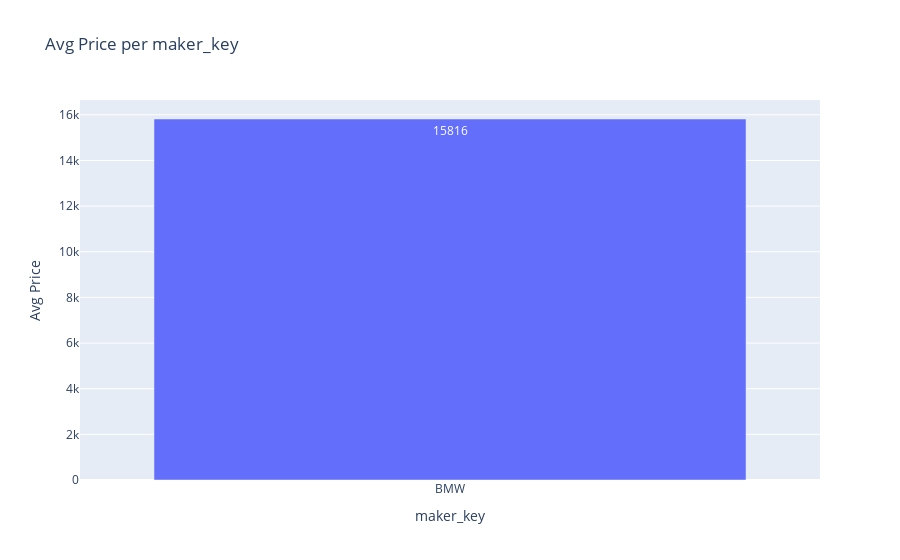
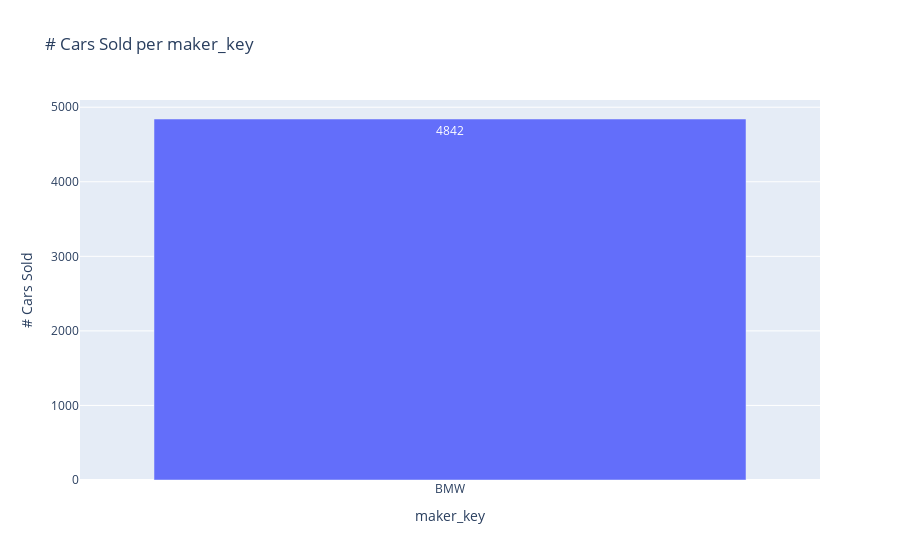
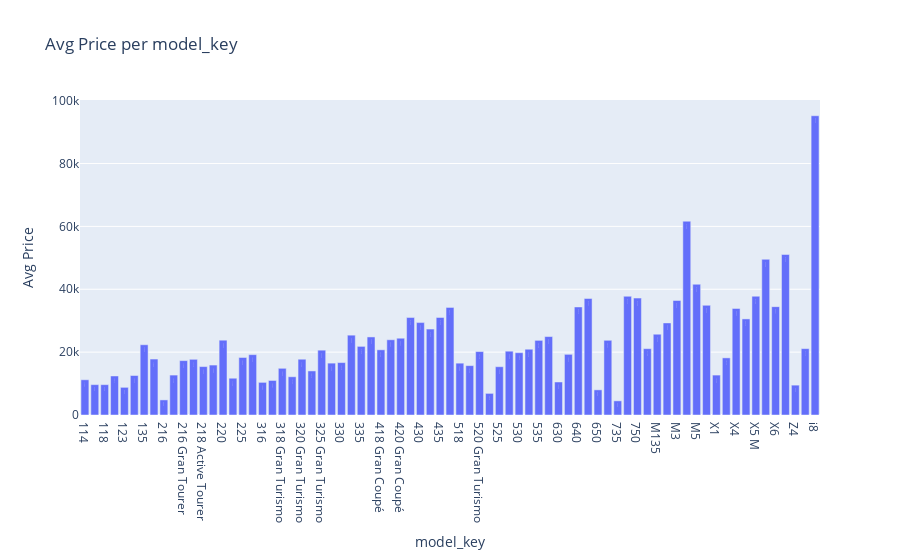
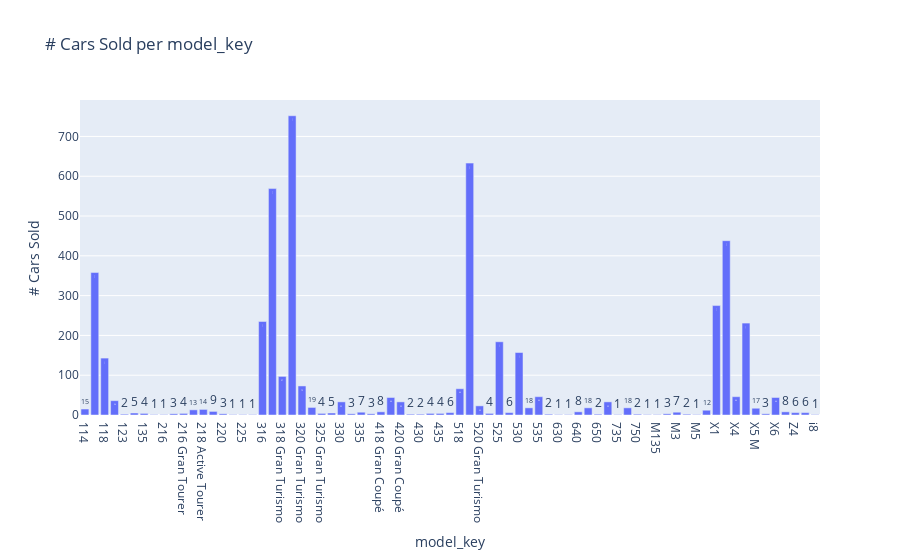

The code cell stored with these charts, in order, in its notebook:
### Markdown cell above
Plot aggregated data

### Code cell
def aggregate_data(dataset, column, aggregation):
    if aggregation == 'count':
        dataset_agg = dataset.groupby(dataset[column]).size().reset_index(name='count')
        dataset_agg = dataset_agg.sort_values(by = column)
    else:        
        dataset_agg = dataset.groupby(dataset[column]).agg({'price':aggregation}).reset_index()
        dataset_agg = dataset_agg.sort_values(by = column)
    return dataset_agg

def plot_data(df, x, y):
    if y == 'count':
        fig = px.bar(df, x=x, y='count', title=f'# Cars Sold per {x}')
        fig.update_traces(texttemplate='%{y}')
        fig.update_layout(
            xaxis_title=x,
            yaxis_title='# Cars Sold',
            hovermode='x'
        )
        fig.show()

    else:
        fig = px.bar(df, x=x, y='price', title=f'Avg Price per {x}')
        fig.update_traces(texttemplate='%{y:.0f}')
        fig.update_layout(
            xaxis_title=x,
            yaxis_title='Avg Price',
            hovermode='x'
        )
        fig.show()


dataset['registration_year'] = pd.to_datetime(dataset['registration_date']).dt.year
columns_to_analyze = ['maker_key', 'model_key', 'mileage_range', 'engine_power_range', 'registration_year', 'fuel', 'paint_color', 'car_type', ]
for column in columns_to_analyze:
    df_mean = aggregate_data(dataset, column, 'mean')
    plot_data(df_mean, column, 'price')

    df_count = aggregate_data(dataset, column, 'count')
    plot_data(df_count, column, 'count')

### Figure 1 — Plotly figure (JSON) as saved in the notebook; plotly's stock layout.template omitted (floating-point values rounded to 4 significant figures)
{"data": [{"alignmentgroup": "True", "hovertemplate": "maker_key=%{x}<br>price=%{y}<extra></extra>", "legendgroup": "", "marker": {"color": "#636efa", "pattern": {"shape": ""}}, "name": "", "offsetgroup": "", "orientation": "v", "showlegend": false, "textposition": "auto", "texttemplate": "%{y:.0f}", "type": "bar", "x": ["BMW"], "xaxis": "x", "y": [15820.0], "yaxis": "y"}], "layout": {"barmode": "relative", "hovermode": "x", "legend": {"tracegroupgap": 0}, "title": {"text": "Avg Price per maker_key"}, "xaxis": {"anchor": "y", "domain": [0, 1], "title": {"text": "maker_key"}}, "yaxis": {"anchor": "x", "domain": [0, 1], "title": {"text": "Avg Price"}}}}

### Figure 2 — Plotly figure (JSON) as saved in the notebook; plotly's stock layout.template omitted (floating-point values rounded to 4 significant figures)
{"data": [{"alignmentgroup": "True", "hovertemplate": "maker_key=%{x}<br>count=%{y}<extra></extra>", "legendgroup": "", "marker": {"color": "#636efa", "pattern": {"shape": ""}}, "name": "", "offsetgroup": "", "orientation": "v", "showlegend": false, "textposition": "auto", "texttemplate": "%{y}", "type": "bar", "x": ["BMW"], "xaxis": "x", "y": [4842], "yaxis": "y"}], "layout": {"barmode": "relative", "hovermode": "x", "legend": {"tracegroupgap": 0}, "title": {"text": "# Cars Sold per maker_key"}, "xaxis": {"anchor": "y", "domain": [0, 1], "title": {"text": "maker_key"}}, "yaxis": {"anchor": "x", "domain": [0, 1], "title": {"text": "# Cars Sold"}}}}

### Figure 3 — Plotly figure (JSON) as saved in the notebook; plotly's stock layout.template omitted (floating-point values rounded to 4 significant figures)
{"data": [{"alignmentgroup": "True", "hovertemplate": "model_key=%{x}<br>price=%{y}<extra></extra>", "legendgroup": "", "marker": {"color": "#636efa", "pattern": {"shape": ""}}, "name": "", "offsetgroup": "", "orientation": "v", "showlegend": false, "textposition": "auto", "texttemplate": "%{y:.0f}", "type": "bar", "x": ["114", "116", "118", "120", "123", "125", "135", "214 Gran Tourer", "216", "216 Active Tourer", "216 Gran Tourer", "218", "218 Active Tourer", "218 Gran Tourer", "220", "220 Active Tourer", "225", "225 Active Tourer", "316", "318", "318 Gran Turismo", "320", "320 Gran Turismo", "325", "325 Gran Turismo", "328", "330", "330 Gran Turismo", "335", "335 Gran Turismo", "418 Gran Coupé", "420", "420 Gran Coupé", "425", "430", "430 Gran Coupé", "435", "435 Gran Coupé", "518", "520", "520 Gran Turismo", "523", "525", "528", "530", "530 Gran Turismo", "535", "535 Gran Turismo", "630", "635", "640", "640 Gran Coupé", "650", "730", "735", "740", "750", "ActiveHybrid 5", "M135", "M235", "M3", "M4", "M5", "M550", "X1", "X3", "X4", "X5", "X5 M", "X5 M50", "X6", "X6 M", "Z4", "i3", "i8"], "xaxis": "x", "y": [11210.0, 9654.0, 9648.0, 12420.0, 8800, 12560, 22350, 17800, 4800, 12700, 17300, 17720.0, 15400, 15890.0, 23800, 11700, 18300, 19200, 10380.0, 10990.0, 14850.0, 12160.0, 17750.0, 14020.0, 20625, 16500, 16670.0, 25400, 21830.0, 24830.0, 20740.0, 23930.0, 24430.0, 31000, 29400, 27325, 31025, 34220.0, 16490.0, 15710.0, 20180.0, 6875, 15360.0, 20300, 19830.0, 20930.0, 23750.0, 24950, 10500, 19300, 34375, 37070.0, 8000, 23770.0, 4500, 37770.0, 37200, 21100, 25700, 29300, 36430.0, 61650, 41600, 34900, 12700, 18180.0, 33900.0, 30570.0, 37790.0, 49530.0, 34460.0, 51050, 9500, 21120.0, 95200], "yaxis": "y"}], "layout": {"barmode": "relative", "hovermode": "x", "legend": {"tracegroupgap": 0}, "title": {"text": "Avg Price per model_key"}, "xaxis": {"anchor": "y", "domain": [0, 1], "title": {"text": "model_key"}}, "yaxis": {"anchor": "x", "domain": [0, 1], "title": {"text": "Avg Price"}}}}

### Figure 4 — Plotly figure (JSON) as saved in the notebook; plotly's stock layout.template omitted (floating-point values rounded to 4 significant figures)
{"data": [{"alignmentgroup": "True", "hovertemplate": "model_key=%{x}<br>count=%{y}<extra></extra>", "legendgroup": "", "marker": {"color": "#636efa", "pattern": {"shape": ""}}, "name": "", "offsetgroup": "", "orientation": "v", "showlegend": false, "textposition": "auto", "texttemplate": "%{y}", "type": "bar", "x": ["114", "116", "118", "120", "123", "125", "135", "214 Gran Tourer", "216", "216 Active Tourer", "216 Gran Tourer", "218", "218 Active Tourer", "218 Gran Tourer", "220", "220 Active Tourer", "225", "225 Active Tourer", "316", "318", "318 Gran Turismo", "320", "320 Gran Turismo", "325", "325 Gran Turismo", "328", "330", "330 Gran Turismo", "335", "335 Gran Turismo", "418 Gran Coupé", "420", "420 Gran Coupé", "425", "430", "430 Gran Coupé", "435", "435 Gran Coupé", "518", "520", "520 Gran Turismo", "523", "525", "528", "530", "530 Gran Turismo", "535", "535 Gran Turismo", "630", "635", "640", "640 Gran Coupé", "650", "730", "735", "740", "750", "ActiveHybrid 5", "M135", "M235", "M3", "M4", "M5", "M550", "X1", "X3", "X4", "X5", "X5 M", "X5 M50", "X6", "X6 M", "Z4", "i3", "i8"], "xaxis": "x", "y": [15, 358, 143, 36, 2, 5, 4, 1, 1, 3, 4, 13, 14, 9, 3, 1, 1, 1, 235, 569, 97, 752, 73, 19, 4, 5, 33, 3, 7, 3, 8, 44, 33, 2, 2, 4, 4, 6, 66, 633, 23, 4, 184, 6, 157, 18, 46, 2, 1, 1, 8, 18, 2, 33, 1, 18, 2, 1, 1, 3, 7, 2, 1, 12, 275, 438, 46, 231, 17, 3, 44, 8, 6, 6, 1], "yaxis": "y"}], "layout": {"barmode": "relative", "hovermode": "x", "legend": {"tracegroupgap": 0}, "title": {"text": "# Cars Sold per model_key"}, "xaxis": {"anchor": "y", "domain": [0, 1], "title": {"text": "model_key"}}, "yaxis": {"anchor": "x", "domain": [0, 1], "title": {"text": "# Cars Sold"}}}}
